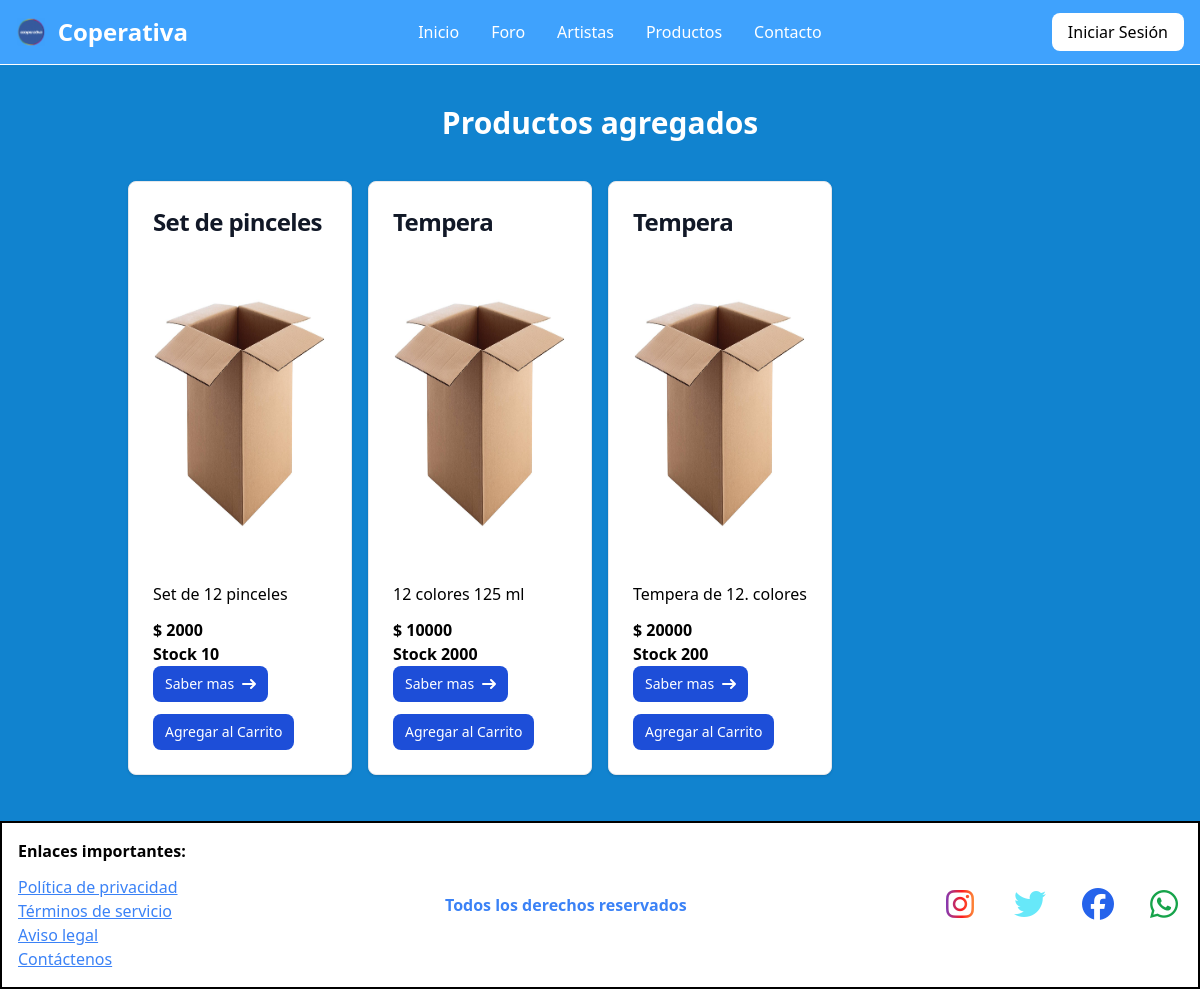
The page /productos on the database its author committed.
### core/models.py (models this page shows, shortened)
class Producto(models.Model):
    Nombre = models.CharField(max_length=50)
    Marca = models.ForeignKey(Marca, on_delete=models.CASCADE)
    Cantidad = models.FloatField(default=0)
    Precio = models.FloatField(default=0)
    Descripcion = models.CharField(max_length=1000)
    Imagen = models.ImageField(upload_to='productos', null=True, blank=True)

### core/views.py (the view)
# urls.py: path('productos', producto, name='productos'),
def producto(request):
    productos = Producto.objects.all()
    aux = {
        'lista': productos
    }
    return render(request, 'core/pages/productos.html', aux)

### core/templates/core/pages/productos.html (shortened to what this page needs)
{% extends 'core/layouts/base.html' %}
{% load static %}
{% block contenido %}
<div class="container mx-auto items-center px-10 min-h-[86%]">
    <h1 class="text-3xl font-bold text-center text-white">Productos agregados</h1>
    <div class="grid grid-cols-1 gap-4 md:grid-cols-2 lg:grid-cols-4 my-10">
        {% for aux in lista %}
            {% include 'core/components/card-producto.html' %}
        {% endfor %}
    </div>
</div>
{% endblock %}

### core/templates/core/components/card-producto.html (shortened to what this page needs)
{% load static %}
<div class="max-w-sm p-6 bg-white border border-gray-200 rounded-lg shadow dark:bg-white dark:border-gray-700 mx-auto">
  <h5 class="mb-2 text-2xl font-bold tracking-tight text-gray-900 dark:text-black">
    {{aux.Nombre}}
  </h5>
  <img src="{% if aux.Imagen %}{{ aux.Imagen }}{% else %}{% static 'core/Img/box.jpg' %}{% endif %}" alt="Coperativa Logo" class="w-80 h-80 img-height mb-4" />
  <p class="mb-3">
    {{aux.Descripcion}}
  </p>
  <p>
    <strong>$ {{aux.Precio|floatformat:"-1"}}</strong>
  </p>
  <p><Strong>Stock {{ aux.Cantidad|floatformat:"-1" }}</Strong></p>
  <a href="{% url 'detalle_producto' aux.id %}"
    class="mb-3 inline-flex items-center px-3 py-2 text-sm font-medium text-center text-white bg-blue-700 rounded-lg hover:bg-blue-800 focus:ring-4 focus:outline-none focus:ring-blue-300 dark:bg-blue-600 dark:hover:bg-blue-700 dark:focus:ring-blue-800">
    Saber mas
    <svg class="rtl:rotate-180 w-3.5 h-3.5 ms-2" aria-hidden="true" xmlns="http://www.w3.org/2000/svg" fill="none"
      viewBox="0 0 14 10">
      <path stroke="currentColor" stroke-linecap="round" stroke-linejoin="round" stroke-width="2"
        d="M1 5h12m0 0L9 1m4 4L9 9" />
    </svg>
  </a>
    <button type="button"  class="add-to-cart-btn
    px-3 py-2
    text-sm
    font-medium
    text-center text-white
    bg-blue-700 rounded-lg
    hover:bg-blue-800
    focus:ring-4 focus:outline-none
    focus:ring-blue-300 dark:bg-blue-600
    dark:hover:bg-blue-700
    dark:focus:ring-blue-800"
    data-product-id="{{ aux.id }}">Agregar al Carrito
    </button>
</div>

### rows shown on the page
Producto: Nombre "Set de pinceles", Descripcion "Set de 12 pinceles", Precio "2000", Cantidad "10"
Producto: Nombre "Tempera", Descripcion "12 colores 125 ml", Precio "10000", Cantidad "2000"
Producto: Nombre "Tempera", Descripcion "Tempera de 12. colores", Precio "20000", Cantidad "200"
